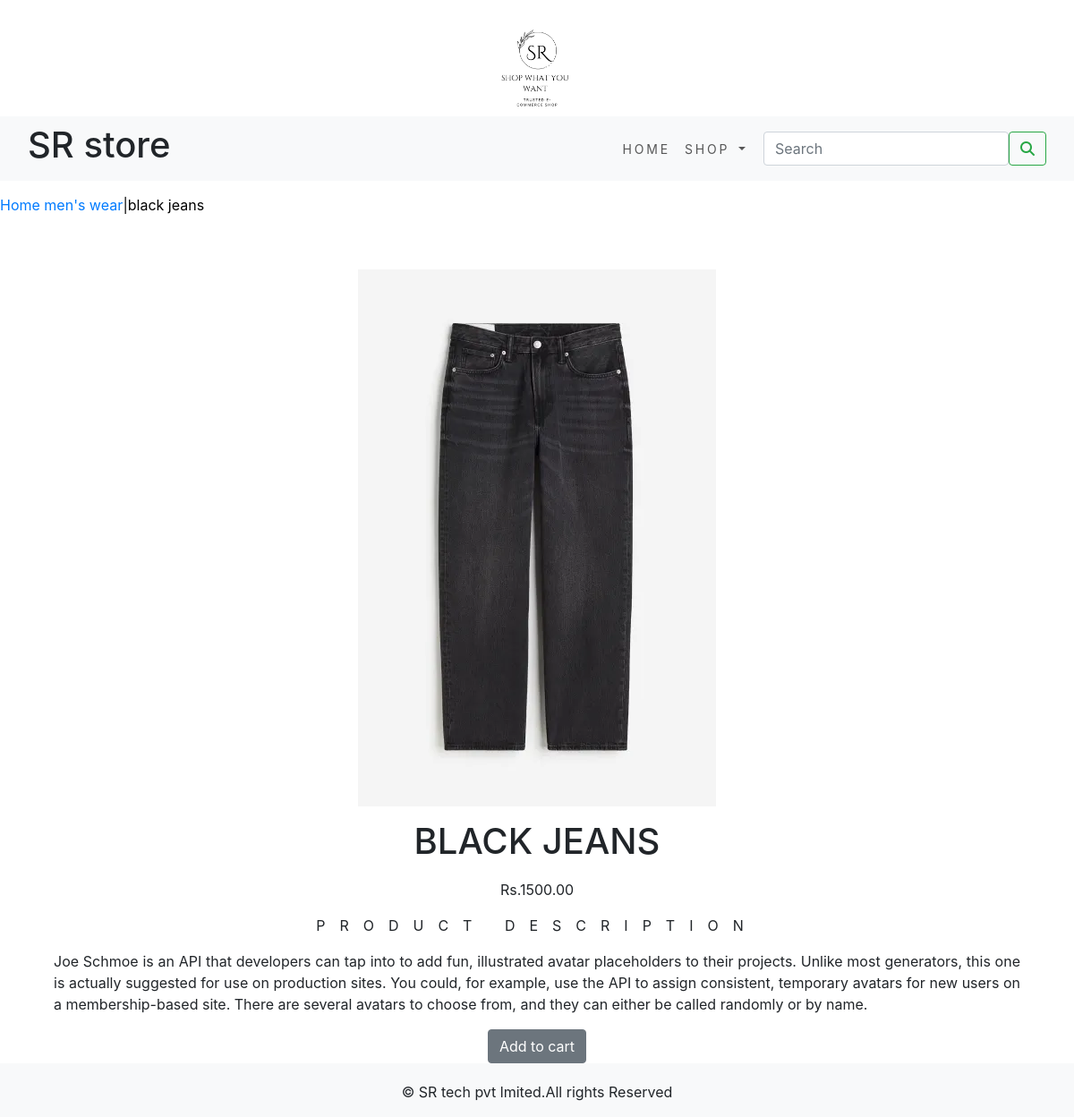
Screenshot of /mens-wear/black-jeans with the database file from the repository.
### shopenv/models.py (models this page shows, shortened)
class Product(models.Model):
    name=models.CharField(max_length=250,unique=True)
    slug=models.SlugField(max_length=250,unique=True)
    description=models.TextField(blank=True)
    price=models.DecimalField(max_digits=10,decimal_places=2)
    category=models.ForeignKey(Category,on_delete=models.CASCADE)
    image = models.ImageField(upload_to='product', blank=True)
    stock=models.IntegerField()
    available=models.BooleanField(default=True)
    created=models.DateTimeField(auto_now_add=True)
    updated=models.DateTimeField(auto_now_add=True)
    class Meta:
        ordering=('name',)
        verbose_name='product'
        verbose_name_plural='products'

class Category(models.Model):
    name= models.CharField(max_length=250,unique=True)
    slug=models.SlugField(max_length=250,unique=True)
    description=models.TextField(blank=True)
    image=models.ImageField(upload_to='category',blank=True)
    class Meta:
        ordering=('name',)
        verbose_name='category'
        verbose_name_plural='categories'
    def get_url(self):
        return reverse('shopenv:product_by_category',args=[self.slug])
    def __str__(self):
        return '{}'.format(self.name)

### shopenv/views.py (the view)
# urls.py: path('<slug:c_slug>/<slug:product_slug>', views.prodDetail,name='prodCatdetail'),
def prodDetail(request,c_slug,product_slug):
    try:
        product=Product.objects.get(category__slug=c_slug,slug=product_slug)
    except Exception as e:
        raise e
    return render(request,'product.html', {'product': product})

### cart/context_processor.py (called while the page is built)
def counter(request):
    item_count=0
    if 'admin' in request.path:
        return {}
    else:
        try:
            cart=Cart.objects.filter(cart_id=_cart_id(request))
            car_items=CartItem.objects.all().filter(cart=cart[:1])
            for cart_item in car_items:
                item_count += cart_item.quantity
        except Cart.DoesNotExist:
            item_count =0
    return dict(item_count=item_count)

### cart/views.py (called while the page is built)
def _cart_id(request):
    cart=request.session.session_key
    if not cart:
        cart = request.session.create()
    return cart

### shopenv/context_processors.py (called while the page is built)
def menu_links(request):
    links=Category.objects.all()
    return dict(links=links)

### templates/product.html (shortened to what this page needs)
{% extends 'base.html' %}
{% load static %}
{% block content %}
<div class="=row my_prod_row_class">
    <div class="mx_auto">
        <p> <a href="{% url 'shopenv:allProdCat' %}">Home</a> <a href="{{product.category.get_url}}">{{product.category}}</a>|{{product.name}}</p>
    </div>
</div>
<div class="container">
<br>
<div class="row">
    <div class="col-12 col-sm-12 col-md-12 col-lg-12 text-center">
        <div>
        <div style="min-width:18rem">
            <img src="{{product.image.url}}" alt="{{product.name}}">
        </div>
    </div>
     <div class="col-md-12 col-sm-12 col-md-12 col-lg-12">
         <h1 class="my_prod_title">{{product.name}}</h1>
         <p>Rs.{{product.price}}</p>
         <p class="my_title">Product Description</p>
         <p class="text-justify my_rod_text">{{product.description}}</p>
         {% if product.stock <= 0 %}
         <p class="text-justify my_prod_text"><b>Out of stock</b></p>
         {% else %}
         <a class="btn btn-secondary" href="{% url 'cart:add_cart' product.id %}">Add to cart</a>
         {% endif %}
     </div>
 </div>
</div>
</div>
{% endblock %}

### templates/base.html (shortened to what this page needs)
{% load static %}
<!DOCTYPE html>
<html lang="en">
<head>
    <link rel="stylesheet" href="{% static 'css/custom.css' %}">
    <link  href="{% static 'css/bootstrap.rtl.min.css' %}" rel="stylesheet">
      <link rel="stylesheet" href="https://cdn.jsdelivr.net/npm/bootstrap@4.0.0/dist/css/bootstrap.min.css">
      <link rel="stylesheet" href="https://cdn.jsdelivr.net/npm/bootstrap@4.0.0/dist/css/bootstrap.min.css">
</head>
<body>
<div>
{% include 'header.html' %}
{% include 'nav.html' %}
{%  block content %}
{% endblock %}
    </div>
{% include 'footer.html' %}
</body>
</html>

### templates/header.html (shortened to what this page needs)
{% load static %}
<header>
    <center>
        <a href="{% url 'shopenv:allProdCat' %}"></a><img src="{% static 'img/logo.png'%}" alt="logo name" width="130px" height="130px"/>
    </center>
</header>

### templates/nav.html (shortened to what this page needs)
<nav class="navbar navbar-expand-lg bg-body-tertiary">
  <div class="container-fluid">
    <div class="collapse navbar-collapse" id="navbarSupportedContent">
      <h1>SR store</h1>
      <ul class="navbar-nav me-auto mb-2 mb-lg-0">
        <li class="nav-item">
          <a class="nav-link" href="#">Home</a>
        </li>
        <li class="nav-item dropdown {% if 'shopenv' in request.path %} active {% endif %}">
          <a class="nav-link dropdown-toggle" href="#" role="button" data-bs-toggle="dropdown" aria-expanded="false">
            shop
          </a>
        </li>
      </ul>
      <form class="d-flex"  action="{% url 'search_app:SearchResult' %}" method="get">
        <input class="form-control me-2" type="search" placeholder="Search" name="q" aria-label="Search">
        <button class="btn btn-outline-success" type="submit"><i class="fa-solid fa-magnifying-glass"></i></button>
      </form>
    </div>
  </div>
</nav>

### templates/footer.html
<div class="footer navbar-fixed-bottom my_footer">
    <p class="text-center">&copy; SR tech pvt lmited.All rights Reserved</p>
</div>

### static/css/custom.css (style rules this page uses)
.nav-item { letter-spacing : .2em; font-size :14px; text-transform:uppercase; }
.my_footer { background-color:#f8f9fa; height:60px }
.my_footer p { padding-top:20px; font-size:14px: }
.my_title { font-size:16px; text-transform:uppercase; letter-spacing:1em; }
.my_prod_row_class { padding-top:15px; padding-bottom:20px; }
.my_prod_row_class .mx_auto { color:#000; font_size:12px; text-decoration:none; }
.my_prod_title { font_size:1px; text-transform:uppercase; letter-spacing:0em; padding-top:15px; padding-bottom:10px; }

### rows the page displays
Product: category "men's wear", name "black jeans", image (picture), name "BLACK JEANS", price "1500.00", description "Joe Schmoe is an API that developers can tap into to add fun, illustrated avatar placeholders to their projects. Unlike most generators, this one is actually suggested for use on production sites. You could, for example, use the API to assign consistent, temporary avatars for new users on a membership-based site. There are several avatars to choose from, and they can either be called randomly or by name."
